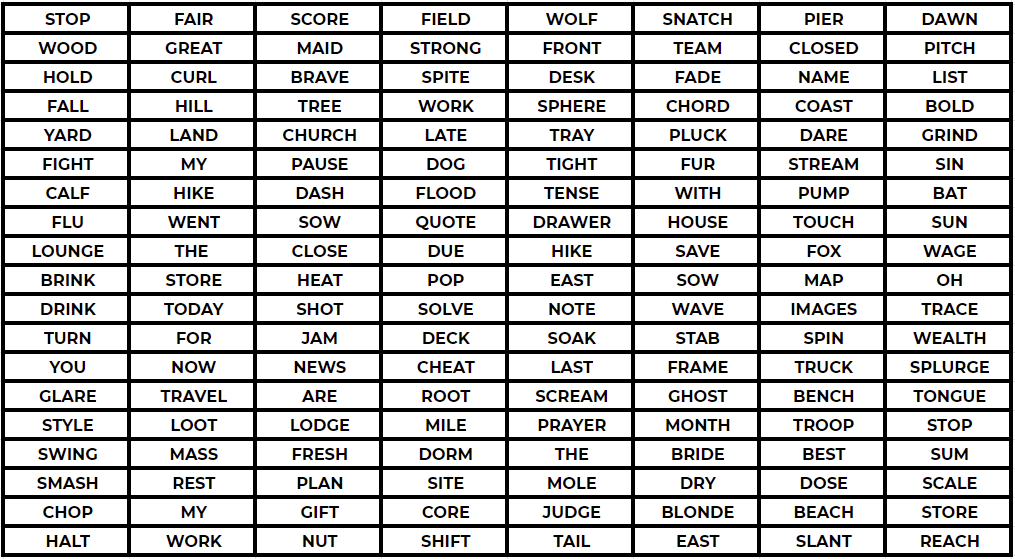
#> input picture Python 03/14-Working-with-Images/word_matrix.png, 1015 x 559 px
$ jupyter execute 01-Image-Exercise.ipynb
#> lines starting #> are read from the running program, lines starting #| are printed output that depends on the picture
___

<a href='https://www.udemy.com/user/joseportilla/'></a>
___
<center><em>Content Copyright by Pierian Data</em></center>

# Image Exercise

In the folder "Working with Images" (same folder this notebook is located in) there are two images we will be working with:
* word_matrix.png
* mask.png

The word_matrix is a .png image that contains a spreadsheet of words with a hidden message in it.

Your task is to use the mask.png image to reveal the hidden message inside the word_matrix.png. Keep in mind, you may need to make changes to the mask.png in order for this to work. That is all we'll say for now, since we really want you to discover this on your own!

This exercise is more open-ended, so we won't guide you with the steps, instead, letting you explore and figure things out on your own as you would in a real world situation. However, if you get stuck, you can always view the solutions video or notebook for guidance. Best of luck!

[cell 1]
from PIL import Image

[cell 2]
word = Image.open('word_matrix.png')
#> word is the input picture: PIL image 1015x559 RGBA; mean R, G, B, A 192.9, 192.7, 192.7, 255

[cell 3]
word

[cell 4]
word.size
#> Out = (1015, 559)

[cell 5]
mask = Image.open('mask.png')
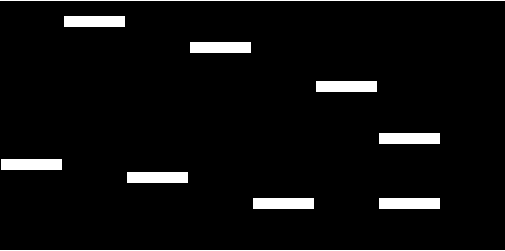
#> input picture Python 03/14-Working-with-Images/mask.png, 505 x 251 px
#> mask is the input picture: PIL image 505x251 RGBA; mean R, G, B, A 12.8, 12.8, 12.8, 255

[cell 6]
mask.size
#> Out = (505, 251)

[cell 7]
mask

[cell 8]
mask.putalpha(200)
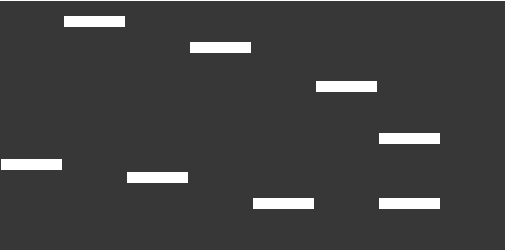
#> mask: PIL image 505x251 RGBA; mean R, G, B, A 12.8, 12.8, 12.8, 200; transparent parts drawn white

[cell 9]
mask = mask.resize((1015, 559))
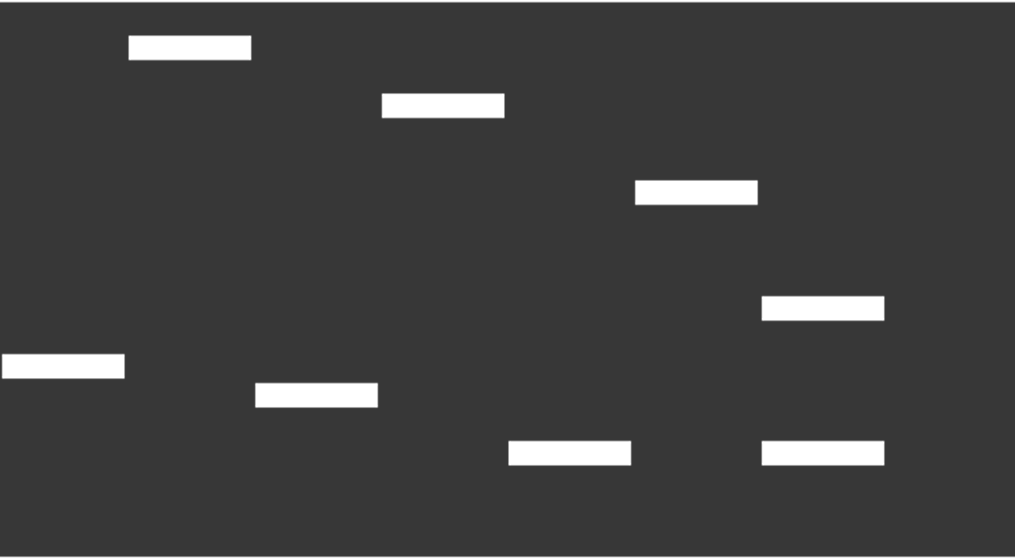
#> mask: PIL image 1015x559 RGBA; mean R, G, B, A 12.9, 12.9, 12.9, 200; transparent parts drawn white

[cell 10]
mask

[cell 11]
mask.size
#> Out = (1015, 559)

[cell 12]
word.paste(mask,box=(0,0),mask=mask)
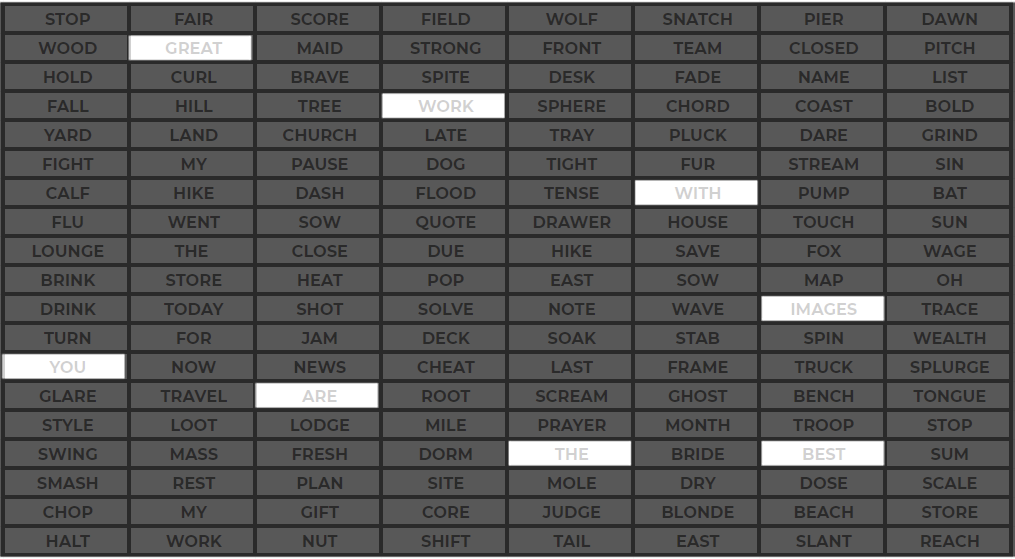
#> word: PIL image 1015x559 RGBA; mean R, G, B, A 51.7, 51.6, 51.7, 212; transparent parts drawn white
